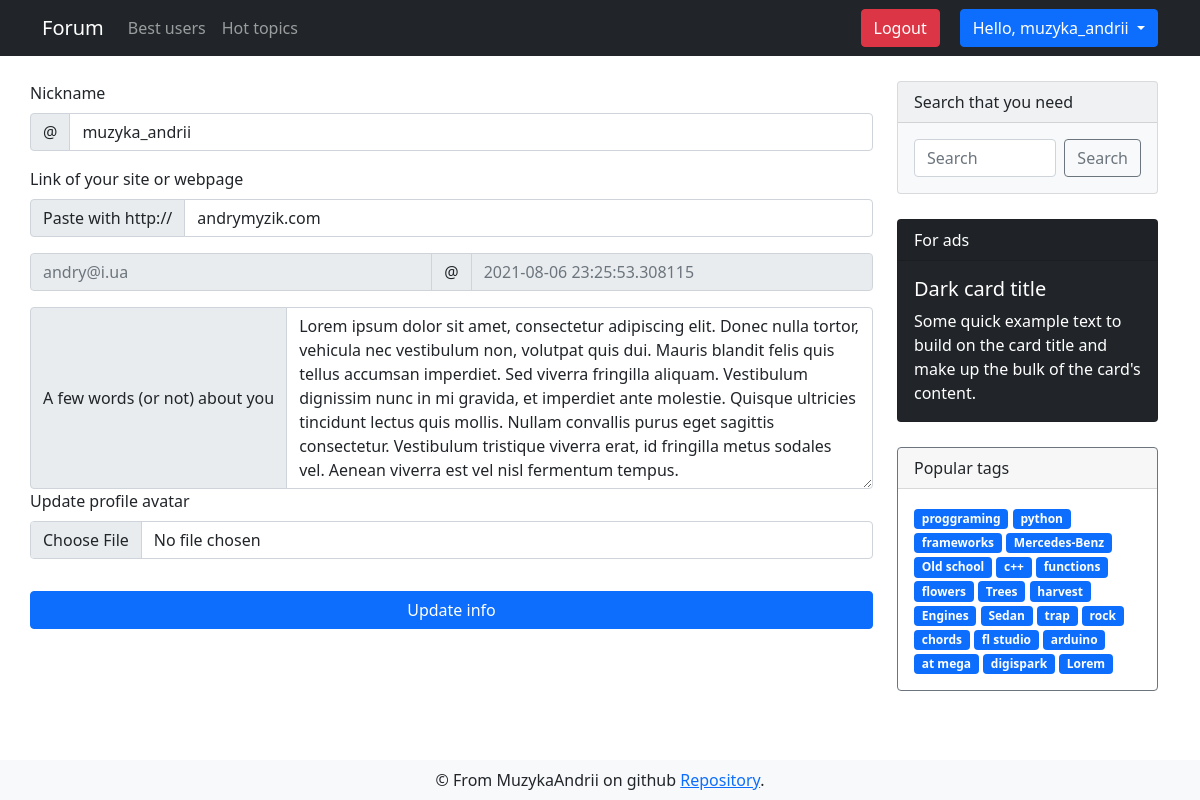
Screenshot of /user/settings (signed in) with the database file from the repository.
### app/models.py (models this page shows, shortened)
class DbMixin(object):
    def save(self):
        db.session.add(self)
        db.session.commit()

class User(UserMixin, DbMixin, db.Model):
    id = db.Column(db.Integer, primary_key = True, autoincrement=True)
    nickname = db.Column(db.String(30), unique=True, nullable=False)
    email = db.Column(db.String(120), unique=True, nullable=False)
    email_confirmed = db.Column(db.Boolean, default=False)
    password = db.Column(db.String(70), nullable=False)
    about = db.Column(db.Text, default='Hi everyone!')
    website = db.Column(db.String(120))
    register_date = db.Column(db.DateTime, default=dt.utcnow)
    last_seen = db.Column(db.DateTime, default=dt.utcnow)
    is_banned = db.Column(db.Boolean, default=False)
    ban_reason = db.Column(db.String(255))
    created_discussions = db.relationship('Discussion', backref='creator', lazy='dynamic')
    created_comments = db.relationship('Comment', backref='creator', lazy='dynamic')
    avatars = db.relationship('Image', backref='owner', lazy='dynamic')
    edit_requests = db.relationship('Edit_request', backref='editor', lazy='dynamic')
    roles = db.relationship('Role', secondary=users_roles, backref=db.backref('users', lazy='select'))
    def update_last_seen(self):
        self.last_seen = dt.now()
        self.save()
    @cache.cached(timeout=3600)
    def has_role(self, role):
        user_id = self.query.with_entities(User.id)
        role = Role.query.with_entities(Role.id).join(users_roles).filter(users_roles.c.user_id==user_id, Role.name==role, Role.id==users_roles.c.role_id).first()
        return role

class Tag(DbMixin, db.Model):
    id = db.Column(db.Integer, primary_key = True, autoincrement=True)
    name = db.Column(db.String(50), unique=True, nullable=False)
    slug = db.Column(db.String(100), unique=True, nullable=False)
    section_id = db.Column(db.Integer, db.ForeignKey('section.id'), nullable=False)

### app/views.py (the view)
@app.route('/user/settings', methods=['GET'])
@login_required
def user_settings():
    form, email, last_seen = prepare_user_settings_form(current_user)
    return render_template('user/user_settings.html', tags=get_tags(), form=form, email=email, last_seen=last_seen)

### app/forms.py
class UpdateAccountForm(FlaskForm):
    nickname = StringField('Nickname', validators=[DataRequired(message='This area is required'), Length(min=3, max=30, message='Nickname must be bigger than 3 and less than 30 characers')])
    about = TextAreaField('A few words (or not) about you', validators=[DataRequired(message='This area is required'), Length(min=3, max=1000, message='About section must be less than 1000 characters and bigger than 3')])
    website = StringField('Link of your site or webpage')
    image = FileField('Update profile avatar', validators=[FileAllowed(['jpg', 'png'])])
    submit = SubmitField('Update info')

### app/controllers/user_controller.py (called while the page is built)
def prepare_user_settings_form(user: User) -> (FlaskForm, str, datetime):
    form = UpdateAccountForm()
    form.nickname.data = user.nickname
    form.website.data = user.website
    form.about.data = user.about
    email = user.email
    last_seen = user.last_seen
    return form, email, last_seen

### app/models.py (called while the page is built)
@login.user_loader
@cache.memoize(timeout=60)
def user_loader(user_id):
    return User.query.get(int(user_id))

### app/views.py (called while the page is built)
@app.before_request
def update_last_seen():
    if current_user.is_authenticated:
        current_user.update_last_seen()

@cache.cached(timeout=60)
def is_current_user_banned():
    is_banned, reason = current_user.query.with_entities(User.is_banned, User.ban_reason).first()
    if is_banned:
        return reason
    else:
        return False

@app.before_request
def check_banned():
    if not current_user.is_authenticated:
        return
    result = is_current_user_banned()
    if result:
        logout_user()
        return render_template('alerts/banned.html', reason=result)

@cache.cached(timeout=600, key_prefix='tags')
def get_tags():
    return Tag.query.with_entities(Tag.slug, Tag.name).limit(25).all()

### app/templates/user/user_settings.html (shortened to what this page needs)
{% extends "layouts/base.html" %}
{% block content %}
<div class="container">
    <div class="row">
        <form enctype="multipart/form-data" method="POST" action="{{ url_for('update_user') }}" style="margin-top: 25px;"
            class="col-md-9 list-group list-group-numbered">
            {% from 'layouts/_render_form_errors.html' import render_form_errors %}
            <label for="site" class="form-label">{{ form.nickname.label }}</label>
            <div class="input-group mb-3">
                <span class="input-group-text" id="basic-addon1">@</span>
                <input name="{{ form.nickname.name }}" value='{{ form.nickname.data }}' id='site' type="text"
                    class="form-control" placeholder="Username" aria-label="Username" aria-describedby="basic-addon1">
            </div>
            <label for="basic-url" class="form-label">{{ form.website.label }}</label>
            <div class="input-group mb-3">
                <span class="input-group-text" id="basic-addon3">Paste with http://</span>
                <input name="{{ form.website.name }}" value="{{ form.website.data }}" type="text" class="form-control"
                    id="basic-url" aria-describedby="basic-addon3">
            </div>
            <div class="input-group mb-3">
                <input disabled type="text" class="form-control" placeholder="{{ email }}" aria-label="Username">
                <span class="input-group-text">@</span>
                <input disabled type="text" class="form-control" placeholder="{{ last_seen }}" aria-label="Server">
            </div>
            <div class="input-group">
                <span class="input-group-text">{{ form.about.label }}</span>
                <textarea name="{{ form.about.name }}" rows='7' class="form-control" value="{{ form.about.data }}"
                    aria-label="With textarea">{{ form.about.data }}</textarea>
            </div>
            <div class="mb-3">
                <label for="formFile" class="form-label">{{ form.image.label }}</label>
                {{ form.image(class="form-control") }}
            </div>
            {{ form.submit(class="btn btn-primary input-group mt-3") }}
        </form>
        {% include 'layouts/sidebar.html' %}
    </div>
</div>
{% endblock %}

### app/templates/layouts/base.html (shortened to what this page needs)
<!doctype html>
<html>
<head>
  {% block head %}
  <link href="https://cdn.jsdelivr.net/npm/bootstrap@5.0.0/dist/css/bootstrap.min.css" rel="stylesheet"
>
  <link rel="stylesheet" type="text/css" href="{{ url_for('static',filename='css/style.css') }}">
  {% endblock %}
</head>
<body>
  <nav class="navbar navbar-expand-lg navbar-dark bg-dark">
    <div class="container">
      <a class="navbar-brand" href="{{ url_for('index') }}">Forum</a>
      <div class="collapse navbar-collapse" id="navbarSupportedContent">
        <ul class="navbar-nav me-auto mb-2 mb-lg-0">
          <li class="nav-item">
            <a class="nav-link" aria-current="page" href="{{url_for('list_users')}}">Best users</a>
          </li>
          <li class="nav-item">
            <a class="nav-link" href="{{ url_for('hot_topics') }}">Hot topics</a>
          </li>
        </ul>
        <form class="d-flex">
          {% if current_user.is_anonymous %}
          <a href="{{ url_for('auth.register') }}" type="button" class="btn login-btn btn-secondary">Register</a>
          <a href="{{ url_for('auth.login') }}" type="button" class="btn btn-secondary">Log in</a>
          {% else %}
          <a style="margin-right: 20px;" href="{{ url_for('auth.logout') }}" type="button"
            class="btn btn-danger">Logout</a>
          <div class="dropdown">
            <button class="btn btn-primary dropdown-toggle" type="button" id="dropdownMenuButton1" data-bs-toggle="dropdown" aria-expanded="false">
              Hello, {{ current_user.nickname }}
            </button>
          </div>
          {% endif %}
        </form>
      </div>
    </div>
  </nav>
  {% block content %}
  {% endblock %}
  {% block footer %}
  <footer class="navbar fixed-bottom navbar-light bg-light">
    <div class="container" style="justify-content: space-around;">
      <div class="footer-content">
        &copy; From MuzykaAndrii on github
        <a href="https://github.com/MuzykaAndrii/modern-flask-forum">Repository</a>.</div>
    </div>
  </footer>
  {% endblock %}
</body>
</html>

### app/templates/layouts/sidebar.html
<div class="sidebar col-md-3">
    <div class="card text-dark bg-light mb-3" style="max-width: 18rem;">
        <div class="card-header">Search that you need</div>
        <form method="GET" action="{{ url_for('search') }}" class="card-body d-flex">
            <input name="search_query" value="{{ request.args.get('search_query', '') }}" class="form-control me-2" type="text" placeholder="Search" aria-label="Search">
            <button class="btn btn-outline-secondary" type="submit">Search</button>
        </form>
    </div>
    <div class="card text-white bg-dark mb-3" style="max-width: 18rem;">
        <div class="card-header">For ads</div>
        <div class="card-body">
            <h5 class="card-title">Dark card title</h5>
            <p class="card-text">Some quick example text to build on the card title and make up the bulk of the
                card's content.</p>
        </div>
    </div>
    <div class="card border-secondary mb-3" style="max-width: 18rem;">
        <div class="card-header">Popular tags</div>
        <div class="card-body text-secondary">
            {% for tag in tags %}
            <a href="{{ url_for('tags_discussions', tag_slug=tag[0]) }}" class="tag badge bg-primary">{{ tag[1] }}</a>
            {% endfor %}
        </div>
    </div>
</div>

### app/static/css/style.css (style rules this page uses)
.card { margin: 25px 0; }
.tag { text-decoration: none; }

### rows the page displays
User: nickname "muzyka_andrii", website "andrymyzik.com", email "andry@i.ua", last_seen "2021-08-06 23:25:53.308115", about "Lorem ipsum dolor sit amet, consectetur adipiscing elit. Donec nulla tortor, vehicula nec vestibulum non, volutpat quis dui. Mauris blandit felis quis tellus accumsan imperdiet. Sed viverra fringilla aliquam. Vestibulum dignissim nunc in mi gravida, et imperdiet ante molestie. Quisque ultricies tincidunt lectus quis mollis. Nullam convallis purus eget sagittis consectetur. Vestibulum tristique viverra erat, id fringilla metus sodales vel. Aenean viverra est vel nisl fermentum tempus."
Tag: name "proggraming"
Tag: name "python"
Tag: name "frameworks"
Tag: name "Mercedes-Benz"
Tag: name "Old school"
Tag: name "c++"
Tag: name "functions"
Tag: name "flowers"
Tag: name "Trees"
Tag: name "harvest"
Tag: name "Engines"
Tag: name "Sedan"
Tag: name "trap"
Tag: name "rock"
Tag: name "chords"
Tag: name "fl studio"
Tag: name "arduino"
Tag: name "at mega"
Tag: name "digispark"
Tag: name "Lorem"
